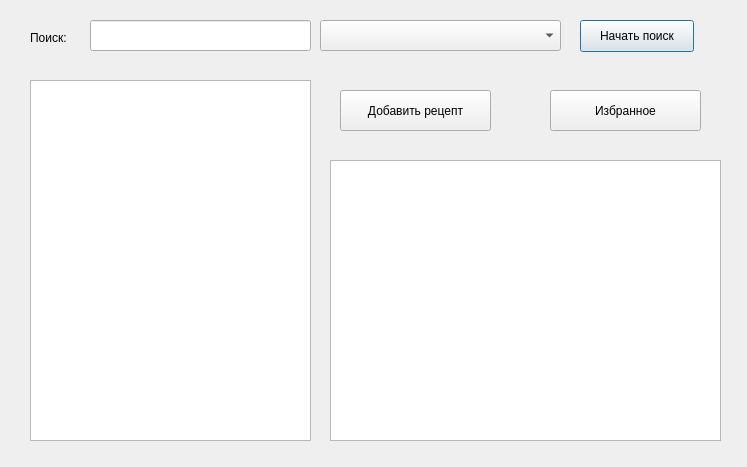
<?xml version="1.0" encoding="UTF-8"?>
<ui version="4.0">
 <class>MainWindowCookbook</class>
 <widget class="QDialog" name="MainWindowCookbook">
  <property name="geometry">
   <rect>
    <x>0</x>
    <y>0</y>
    <width>747</width>
    <height>467</height>
   </rect>
  </property>
  <property name="windowTitle">
   <string>Dialog</string>
  </property>
  <widget class="QLineEdit" name="lineEdit">
   <property name="geometry">
    <rect>
     <x>90</x>
     <y>20</y>
     <width>221</width>
     <height>31</height>
    </rect>
   </property>
  </widget>
  <widget class="QLabel" name="label">
   <property name="geometry">
    <rect>
     <x>30</x>
     <y>30</y>
     <width>59</width>
     <height>16</height>
    </rect>
   </property>
   <property name="text">
    <string>Поиск:</string>
   </property>
  </widget>
  <widget class="QComboBox" name="comboBox">
   <property name="geometry">
    <rect>
     <x>320</x>
     <y>20</y>
     <width>241</width>
     <height>31</height>
    </rect>
   </property>
  </widget>
  <widget class="QPushButton" name="pushButton">
   <property name="geometry">
    <rect>
     <x>580</x>
     <y>20</y>
     <width>114</width>
     <height>32</height>
    </rect>
   </property>
   <property name="text">
    <string>Начать поиск</string>
   </property>
  </widget>
  <widget class="QListView" name="listView">
   <property name="geometry">
    <rect>
     <x>30</x>
     <y>80</y>
     <width>281</width>
     <height>361</height>
    </rect>
   </property>
  </widget>
  <widget class="QPushButton" name="pushButton_2">
   <property name="geometry">
    <rect>
     <x>340</x>
     <y>90</y>
     <width>151</width>
     <height>41</height>
    </rect>
   </property>
   <property name="text">
    <string>Добавить рецепт</string>
   </property>
  </widget>
  <widget class="QPushButton" name="pushButton_3">
   <property name="geometry">
    <rect>
     <x>550</x>
     <y>90</y>
     <width>151</width>
     <height>41</height>
    </rect>
   </property>
   <property name="text">
    <string>Избранное</string>
   </property>
  </widget>
  <widget class="QListView" name="listView_2">
   <property name="geometry">
    <rect>
     <x>330</x>
     <y>160</y>
     <width>391</width>
     <height>281</height>
    </rect>
   </property>
  </widget>
 </widget>
 <resources/>
 <connections/>
</ui>
